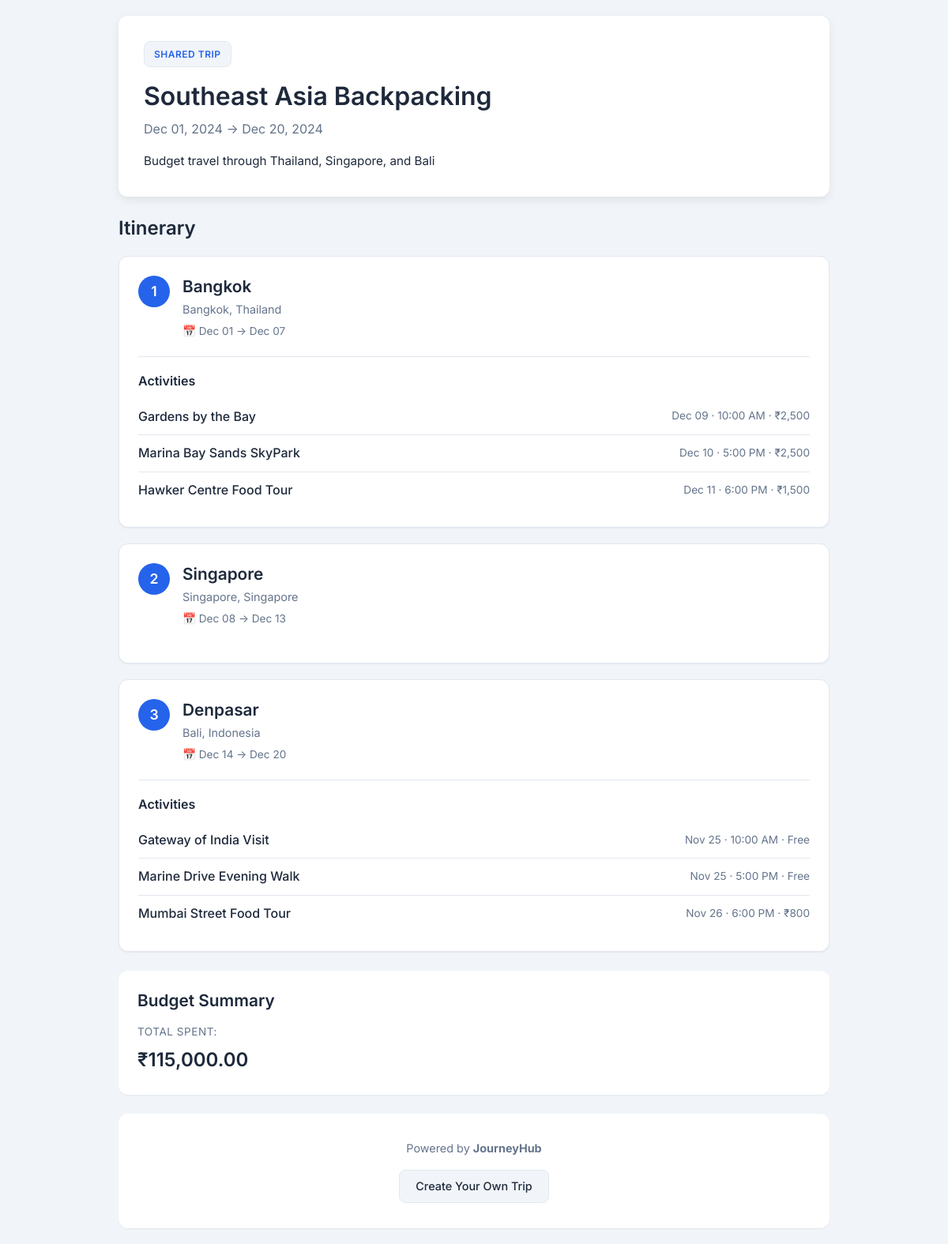
The page /pages/shared-trip.php?token=seab2024xyz on the database its author committed.
### tables this page shows
CREATE TABLE IF NOT EXISTS trips (
    id INT UNSIGNED AUTO_INCREMENT PRIMARY KEY,
    user_id INT UNSIGNED NOT NULL,
    name VARCHAR(150) NOT NULL,
    description TEXT NULL,
    start_date DATE NOT NULL,
    end_date DATE NOT NULL,
    cover_image VARCHAR(255) NULL,
    is_public BOOLEAN DEFAULT FALSE,
    share_token VARCHAR(100) NULL UNIQUE,
    created_at TIMESTAMP DEFAULT CURRENT_TIMESTAMP,
    updated_at TIMESTAMP DEFAULT CURRENT_TIMESTAMP ON UPDATE CURRENT_TIMESTAMP,
    FOREIGN KEY (user_id) REFERENCES users(id) ON DELETE CASCADE ON UPDATE CASCADE,
    INDEX idx_user_id (user_id),
    INDEX idx_start_date (start_date),
    INDEX idx_is_public (is_public),
    INDEX idx_share_token (share_token)
);

CREATE TABLE IF NOT EXISTS trip_stops (
    id INT UNSIGNED AUTO_INCREMENT PRIMARY KEY,
    trip_id INT UNSIGNED NOT NULL,
    city_id INT UNSIGNED NOT NULL,
    start_date DATE NOT NULL,
    end_date DATE NOT NULL,
    stop_order INT UNSIGNED NOT NULL COMMENT 'Order of this stop in the trip sequence',
    created_at TIMESTAMP DEFAULT CURRENT_TIMESTAMP,
    FOREIGN KEY (trip_id) REFERENCES trips(id) ON DELETE CASCADE ON UPDATE CASCADE,
    FOREIGN KEY (city_id) REFERENCES cities(id) ON DELETE RESTRICT ON UPDATE CASCADE,
    INDEX idx_trip_id (trip_id),
    INDEX idx_city_id (city_id),
    INDEX idx_stop_order (stop_order)
);

CREATE TABLE IF NOT EXISTS cities (
    id INT UNSIGNED AUTO_INCREMENT PRIMARY KEY,
    city_name VARCHAR(100) NOT NULL,
    state_name VARCHAR(100) NOT NULL,
    country_name VARCHAR(100) NOT NULL,
    cost_index DECIMAL(5,2) DEFAULT 50.00 COMMENT 'Relative cost, 0-100',
    popularity INT DEFAULT 0 COMMENT 'Search ranking weight',
    image VARCHAR(255) NULL,
    created_at TIMESTAMP DEFAULT CURRENT_TIMESTAMP,
    INDEX idx_city_name (city_name),
    INDEX idx_state_name (state_name),
    INDEX idx_country_name (country_name),
    INDEX idx_popularity (popularity),
    INDEX idx_city_country (city_name, country_name)
);

CREATE TABLE IF NOT EXISTS trip_activities (
    id INT UNSIGNED AUTO_INCREMENT PRIMARY KEY,
    trip_stop_id INT UNSIGNED NOT NULL,
    activity_id INT UNSIGNED NOT NULL,
    activity_date DATE NOT NULL,
    activity_time TIME NULL,
    created_at TIMESTAMP DEFAULT CURRENT_TIMESTAMP,
    FOREIGN KEY (trip_stop_id) REFERENCES trip_stops(id) ON DELETE CASCADE ON UPDATE CASCADE,
    FOREIGN KEY (activity_id) REFERENCES activities(id) ON DELETE RESTRICT ON UPDATE CASCADE,
    INDEX idx_trip_stop_id (trip_stop_id),
    INDEX idx_activity_id (activity_id),
    INDEX idx_activity_date (activity_date)
);

CREATE TABLE IF NOT EXISTS activities (
    id INT UNSIGNED AUTO_INCREMENT PRIMARY KEY,
    city_id INT UNSIGNED NOT NULL,
    name VARCHAR(150) NOT NULL,
    type VARCHAR(50) NOT NULL COMMENT 'sightseeing, food, adventure, culture, shopping, entertainment, nature',
    description TEXT NULL,
    cost DECIMAL(10,2) DEFAULT 0.00 COMMENT 'Cost in Indian Rupees (INR)',
    duration VARCHAR(50) NULL COMMENT 'e.g., "2 hours", "Half day", "Full day"',
    image VARCHAR(255) NULL,
    created_at TIMESTAMP DEFAULT CURRENT_TIMESTAMP,
    FOREIGN KEY (city_id) REFERENCES cities(id) ON DELETE RESTRICT ON UPDATE CASCADE,
    INDEX idx_city_id (city_id),
    INDEX idx_type (type),
    INDEX idx_cost (cost),
    CONSTRAINT chk_cost_positive CHECK (cost >= 0)
);

### config/db.php (called while the page is built, shortened)
<?php
function getDBConnection() {
    static $pdo = null;
    if ($pdo !== null) {
        return $pdo;
    }
    try {
        $dsn = "mysql:host=" . DB_HOST . ";dbname=" . DB_NAME . ";charset=utf8mb4";
        $options = [
            PDO::ATTR_ERRMODE => PDO::ERRMODE_EXCEPTION,
            PDO::ATTR_DEFAULT_FETCH_MODE => PDO::FETCH_ASSOC,
            PDO::ATTR_EMULATE_PREPARES => false,
        ];
        $pdo = new PDO($dsn, DB_USER, DB_PASS, $options);
        return $pdo;
    } catch (PDOException $e) {
        die("Database connection failed: " . $e->getMessage() . "\n\nPlease check:\n- MySQL is running in XAMPP\n- Database 'journeyhub' exists\n- Credentials in config/db.php are correct");
    }
}
function getPDO() {
    return getDBConnection();
}

### pages/shared-trip.php (the view, shortened to what this page needs)
<?php
require_once __DIR__ . '/../config/db.php';
$token = $_GET['token'] ?? '';
if (empty($token)) {
    $errorMessage = 'Trip not found';
    $trip = null;
} else {
    try {
        $stmt = getPDO()->prepare(
            "SELECT id, name, description, start_date, end_date
             FROM trips
             WHERE share_token = ? AND is_public = 1"
        );
        $stmt->execute([$token]);
        $trip = $stmt->fetch();
    } catch (PDOException $e) {
        $errorMessage = 'Unable to load trip';
        error_log("Shared trip load error: " . $e->getMessage());
        $trip = null;
    }
}
$stops = [];
$tripActivities = [];
$budgetSummary = ['budget' => 0, 'spent' => 0];
if ($trip) {
    try {
        $stopsStmt = getPDO()->prepare(
            "SELECT ts.id, ts.start_date, ts.end_date, ts.stop_order,
                    c.city_name, c.state_name, c.country_name
             FROM trip_stops ts
             JOIN cities c ON c.id = ts.city_id
             WHERE ts.trip_id = ?
             ORDER BY ts.stop_order ASC"
        );
        $stopsStmt->execute([$trip['id']]);
        $stops = $stopsStmt->fetchAll();
        if (!empty($stops)) {
            $stopIds = array_column($stops, 'id');
            $placeholders = implode(',', array_fill(0, count($stopIds), '?'));
            $activitiesStmt = getPDO()->prepare(
                "SELECT ta.trip_stop_id, ta.activity_date, ta.activity_time,
                        a.name, a.type, a.cost, a.duration
                 FROM trip_activities ta
                 JOIN activities a ON a.id = ta.activity_id
                 WHERE ta.trip_stop_id IN ($placeholders)
                 ORDER BY ta.activity_date ASC, ta.activity_time ASC"
            );
            $activitiesStmt->execute($stopIds);
            foreach ($activitiesStmt->fetchAll() as $activity) {
                $tripActivities[$activity['trip_stop_id']][] = $activity;
            }
        }
        $budgetStmt = getPDO()->prepare(
            "SELECT COALESCE(SUM(amount), 0) as total_spent
             FROM expenses
             WHERE trip_id = ?"
        );
        $budgetStmt->execute([$trip['id']]);
        $budgetResult = $budgetStmt->fetch();
        $budgetSummary['spent'] = $budgetResult['total_spent'] ?? 0;
    } catch (PDOException $e) {
        error_log("Shared trip data load error: " . $e->getMessage());
    }
}
?>
<!DOCTYPE html>
<html lang="en">
<head>
    <link rel="stylesheet" href="/JourneyHub/assets/css/style.css">
    <link rel="stylesheet" href="/JourneyHub/assets/css/sharing.css">
</head>
<body class="shared-trip-body">
    <main class="shared-trip-container">
        <?php if (!$trip): ?>
            <div class="shared-trip-error">
                <div class="error-icon">🔒</div>
                <h1><?= htmlspecialchars($errorMessage) ?></h1>
                <p>This link may have been disabled by the trip owner, or the trip may not exist.</p>
                <a href="/JourneyHub/pages/login.php" class="btn btn-primary">Go to JourneyHub</a>
            </div>
        <?php else: ?>
            <div class="shared-trip-header">
                <div class="shared-badge">Shared Trip</div>
                <h1><?= htmlspecialchars($trip['name']) ?></h1>
                <p class="trip-dates">
                    <?= date('M d, Y', strtotime($trip['start_date'])) ?> →
                    <?= date('M d, Y', strtotime($trip['end_date'])) ?>
                </p>
                <?php if ($trip['description']): ?>
                    <p class="trip-description"><?= htmlspecialchars($trip['description']) ?></p>
                <?php endif; ?>
            </div>
            <?php if (empty($stops)): ?>
                <div class="shared-trip-empty">
                    <p>This trip doesn't have any destinations yet.</p>
                </div>
            <?php else: ?>
                <div class="shared-trip-itinerary">
                    <h2>Itinerary</h2>
                    <?php foreach ($stops as $stop): ?>
                        <div class="shared-stop-card">
                            <div class="shared-stop-header">
                                <div class="stop-number-badge"><?= $stop['stop_order'] ?></div>
                                <div class="stop-info">
                                    <h3><?= htmlspecialchars($stop['city_name']) ?></h3>
                                    <p class="stop-location">
                                        <?= htmlspecialchars($stop['state_name']) ?>,
                                        <?= htmlspecialchars($stop['country_name']) ?>
                                    </p>
                                    <p class="stop-dates">
                                        📅 <?= date('M d', strtotime($stop['start_date'])) ?> →
                                        <?= date('M d', strtotime($stop['end_date'])) ?>
                                    </p>
                                </div>
                            </div>
                            <?php if (isset($tripActivities[$stop['id']]) && !empty($tripActivities[$stop['id']])): ?>
                                <div class="shared-activities">
                                    <h4>Activities</h4>
                                    <ul class="activity-list">
                                        <?php foreach ($tripActivities[$stop['id']] as $activity): ?>
                                            <li class="activity-item">
                                                <span class="activity-name"><?= htmlspecialchars($activity['name']) ?></span>
                                                <span class="activity-meta">
                                                    <?= date('M d', strtotime($activity['activity_date'])) ?>
                                                    <?php if ($activity['activity_time']): ?>
                                                        · <?= date('g:i A', strtotime($activity['activity_time'])) ?>
                                                    <?php endif; ?>
                                                    <?php if ($activity['cost'] > 0): ?>
                                                        · ₹<?= number_format($activity['cost'], 0) ?>
                                                    <?php else: ?>
                                                        · Free
                                                    <?php endif; ?>
                                                </span>
                                            </li>
                                        <?php endforeach; ?>
                                    </ul>
                                </div>
                            <?php endif; ?>
                        </div>
                    <?php endforeach; ?>
                </div>
                <?php if ($budgetSummary['spent'] > 0): ?>
                    <div class="shared-trip-budget">
                        <h2>Budget Summary</h2>
                        <div class="budget-summary">
                            <div class="budget-item">
                                <span class="budget-label">Total Spent:</span>
                                <span class="budget-value">₹<?= number_format($budgetSummary['spent'], 2) ?></span>
                            </div>
                        </div>
                    </div>
                <?php endif; ?>
            <?php endif; ?>
            <div class="shared-trip-footer">
                <p>Powered by <strong>JourneyHub</strong></p>
                <a href="/JourneyHub/pages/login.php" class="btn btn-secondary">Create Your Own Trip</a>
            </div>
        <?php endif; ?>
    </main>
</body>
</html>

### assets/css/style.css (style rules this page uses)
:root { --color-primary: #2563eb; --color-primary-hover: #1d4ed8; --color-secondary: #64748b; --color-danger: #dc2626; --color-danger-hover:#b91c1c; --color-success: #16a34a; --color-bg: #f1f5f9; --color-surface: #ffffff; --color-text: #1e293b; --color-text-muted: #64748b; --color-border: #e2e8f0; --color-input-bg: #f8fafc; --radius: 8px; --radius-lg: 12px; --shadow-sm: 0 1px 2px rgba(0, 0, 0, 0.06); --shadow-md: 0 4px 12px rgba(0, 0, 0, 0.08); --shadow-lg: 0 8px 24px rgba(0, 0, 0, 0.12); --font-family: 'Inter', -apple-system, BlinkMacSystemFont, 'Segoe UI', Roboto, sans-serif; --transition: 0.2s ease; }
*, *::before, *::after { box-sizing: border-box; margin: 0; padding: 0; }
html { font-size: 16px; scroll-behavior: smooth; }
body { font-family: var(--font-family); color: var(--color-text); background-color: var(--color-bg); line-height: 1.6; -webkit-font-smoothing: antialiased; }
a { color: var(--color-primary); text-decoration: none; transition: color var(--transition); }
h1, h2, h3, h4 { line-height: 1.3; font-weight: 600; }
.btn { display: inline-flex; align-items: center; justify-content: center; gap: 6px; padding: 10px 20px; font-size: 0.9rem; font-weight: 500; font-family: var(--font-family); border: none; border-radius: var(--radius); cursor: pointer; transition: all var(--transition); text-decoration: none; line-height: 1.4; }
.btn-secondary { background-color: var(--color-bg); color: var(--color-text); border: 1px solid var(--color-border); }

### rows shown on the page
trips: name "Southeast Asia Backpacking", start_date "Dec 01, 2024", end_date "Dec 20, 2024", description "Budget travel through Thailand, Singapore, and Bali"
trip_stops: stop_order "1", city.city_name "Bangkok", city.state_name "Bangkok", city.country_name "Thailand", start_date "Dec 01", end_date "Dec 07"
trip_activities: activity.name "Gardens by the Bay", activity_date "Dec 09", activity_time "10:00 AM", activity.cost "2,500"
trip_activities: activity.name "Marina Bay Sands SkyPark", activity_date "Dec 10", activity_time "5:00 PM", activity.cost "2,500"
trip_activities: activity.name "Hawker Centre Food Tour", activity_date "Dec 11", activity_time "6:00 PM", activity.cost "1,500"
trip_stops: stop_order "2", city.city_name "Singapore", city.state_name "Singapore", city.country_name "Singapore", start_date "Dec 08", end_date "Dec 13"
trip_stops: stop_order "3", city.city_name "Denpasar", city.state_name "Bali", city.country_name "Indonesia", start_date "Dec 14", end_date "Dec 20"
trip_activities: activity.name "Gateway of India Visit", activity_date "Nov 25", activity_time "10:00 AM", shows "· Free"
trip_activities: activity.name "Marine Drive Evening Walk", activity_date "Nov 25", activity_time "5:00 PM", shows "· Free"
trip_activities: activity.name "Mumbai Street Food Tour", activity_date "Nov 26", activity_time "6:00 PM", activity.cost "800"

### other values the page prints
$budgetSummary['spent'] "115,000.00"
